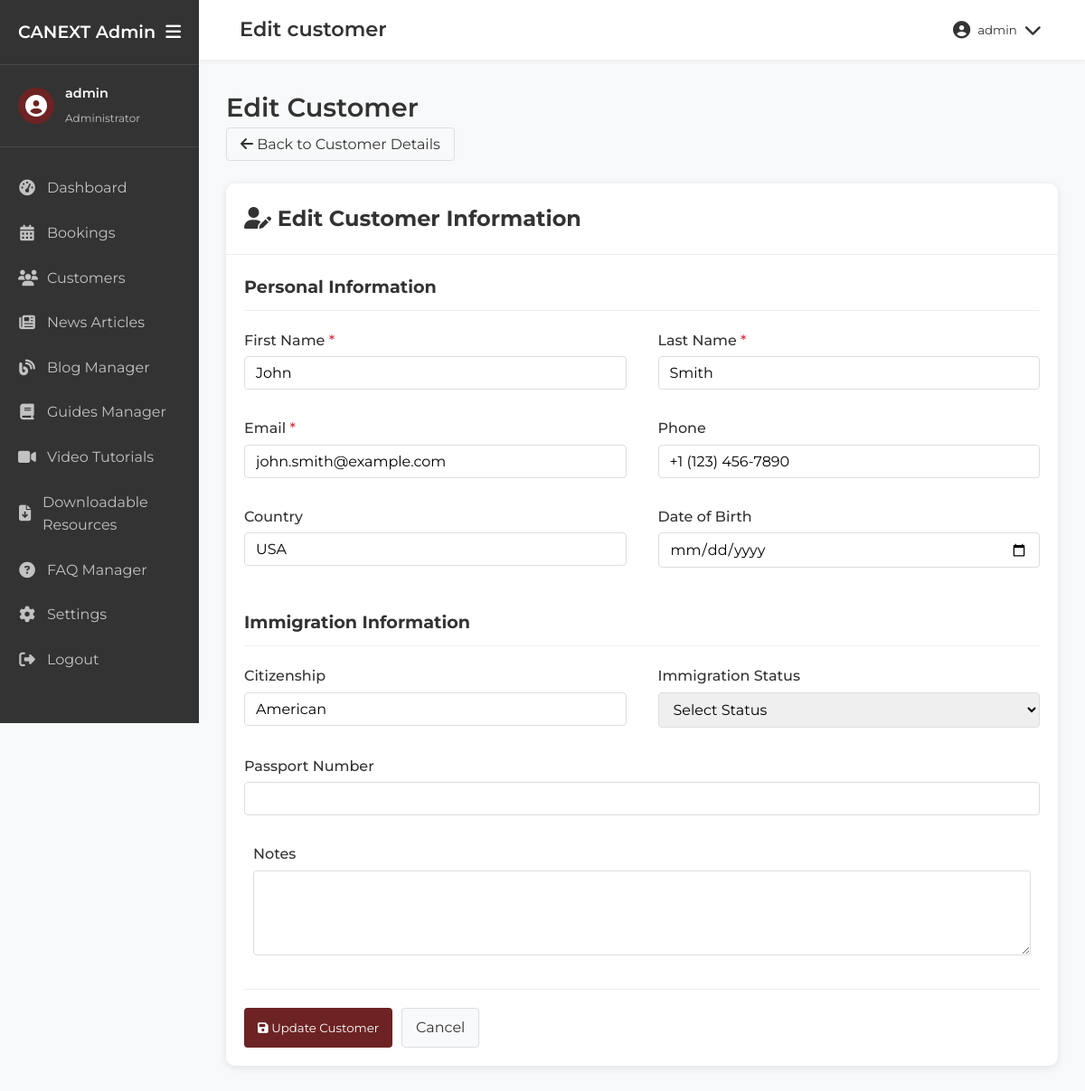
Screenshot of /admin/edit_customer.php?id=1 (signed in) with the database file from the repository.
### tables this page shows
CREATE TABLE customers (
    id INT AUTO_INCREMENT PRIMARY KEY,
    first_name VARCHAR(50) NOT NULL,
    last_name VARCHAR(50) NOT NULL,
    email VARCHAR(100) NOT NULL UNIQUE,
    phone VARCHAR(20),
    address TEXT,
    city VARCHAR(50),
    postal_code VARCHAR(20),
    country VARCHAR(50),
    date_of_birth DATE,
    citizenship VARCHAR(50),
    passport_number VARCHAR(50),
    immigration_status VARCHAR(50),
    notes TEXT,
    created_at TIMESTAMP DEFAULT CURRENT_TIMESTAMP,
    updated_at TIMESTAMP DEFAULT CURRENT_TIMESTAMP ON UPDATE CURRENT_TIMESTAMP
);

### admin/includes/db_connection.php (called while the page is built, shortened)
<?php
$db_host = '193.203.184.121';
$db_user = 'u911550082_canext';
$db_pass = 'Milk@sdk14';
$db_name = 'u911550082_canext';
$conn = new mysqli($db_host, $db_user, $db_pass, $db_name);
function executeQuery($sql) {
    global $conn;
    return $conn->query($sql);
}
?>

### admin/edit_customer.php (the view, shortened to what this page needs)
<?php
include('includes/header.php');
include('includes/db_connection.php');
$customer_id = isset($_GET['id']) ? intval($_GET['id']) : 0;
$first_name = '';
$last_name = '';
$email = '';
$phone = '';
$country = '';
$citizenship = '';
$date_of_birth = '';
$immigration_status = '';
$passport_number = '';
$notes = '';
if ($customer_id > 0) {
    $sql = "SELECT * FROM customers WHERE id = $customer_id";
    $result = executeQuery($sql);
    if ($result && $result->num_rows > 0) {
        $customer = $result->fetch_assoc();
        $first_name = $customer['first_name'];
        $last_name = $customer['last_name'];
        $email = $customer['email'];
        $phone = $customer['phone'];
        $country = $customer['country'];
        $citizenship = $customer['citizenship'];
        $date_of_birth = $customer['date_of_birth'];
        $immigration_status = $customer['immigration_status'];
        $passport_number = $customer['passport_number'];
        $notes = $customer['notes'];
    } else {
        header('Location: customers.php');
        exit;
    }
}
?>
<div class="admin-content-header">
    <h1><?php echo $customer_id > 0 ? 'Edit Customer' : 'Add New Customer'; ?></h1>
    <div class="header-actions">
        <?php if ($customer_id > 0): ?>
        <a href="view_customer.php?id=<?php echo $customer_id; ?>" class="btn-secondary">
            <i class="fas fa-arrow-left"></i> Back to Customer Details
        </a>
        <?php else: ?>
        <a href="customers.php" class="btn-secondary">
            <i class="fas fa-arrow-left"></i> Back to Customers
        </a>
        <?php endif; ?>
    </div>
</div>
<div class="admin-card">
    <div class="admin-card-header">
        <h2><i class="fas fa-user-edit"></i> <?php echo $customer_id > 0 ? 'Edit Customer Information' : 'Add New Customer'; ?></h2>
    </div>
    <div class="admin-card-body">
        <form method="post" action="">
            <h3>Personal Information</h3>
            <div class="form-row">
                <div class="form-group">
                    <label for="first_name">First Name <span class="required">*</span></label>
                    <input type="text" id="first_name" name="first_name" value="<?php echo $first_name; ?>" required>
                </div>
                <div class="form-group">
                    <label for="last_name">Last Name <span class="required">*</span></label>
                    <input type="text" id="last_name" name="last_name" value="<?php echo $last_name; ?>" required>
                </div>
            </div>
            <div class="form-row">
                <div class="form-group">
                    <label for="email">Email <span class="required">*</span></label>
                    <input type="email" id="email" name="email" value="<?php echo $email; ?>" required>
                </div>
                <div class="form-group">
                    <label for="phone">Phone</label>
                    <input type="tel" id="phone" name="phone" value="<?php echo $phone; ?>">
                </div>
            </div>
            <div class="form-row">
                <div class="form-group">
                    <label for="country">Country</label>
                    <input type="text" id="country" name="country" value="<?php echo $country; ?>">
                </div>
                <div class="form-group">
                    <label for="date_of_birth">Date of Birth</label>
                    <input type="date" id="date_of_birth" name="date_of_birth" value="<?php echo $date_of_birth; ?>">
                </div>
            </div>
            <h3>Immigration Information</h3>
            <div class="form-row">
                <div class="form-group">
                    <label for="citizenship">Citizenship</label>
                    <input type="text" id="citizenship" name="citizenship" value="<?php echo $citizenship; ?>">
                </div>
                <div class="form-group">
                    <label for="immigration_status">Immigration Status</label>
                    <select id="immigration_status" name="immigration_status">
                        <option value="" <?php echo empty($immigration_status) ? 'selected' : ''; ?>>Select Status</option>
                    </select>
                </div>
            </div>
            <div class="form-row">
                <div class="form-group">
                    <label for="passport_number">Passport Number</label>
                    <input type="text" id="passport_number" name="passport_number" value="<?php echo $passport_number; ?>">
                </div>
            </div>
            <div class="form-group">
                <label for="notes">Notes</label>
                <textarea id="notes" name="notes" rows="4"><?php echo $notes; ?></textarea>
            </div>
            <div class="form-actions">
                <button type="submit" class="btn-primary">
                    <i class="fas fa-save"></i> <?php echo $customer_id > 0 ? 'Update Customer' : 'Save Customer'; ?>
                </button>
                <?php if ($customer_id > 0): ?>
                <a href="view_customer.php?id=<?php echo $customer_id; ?>" class="btn-secondary">Cancel</a>
                <?php else: ?>
                <a href="customers.php" class="btn-secondary">Cancel</a>
                <?php endif; ?>
            </div>
        </form>
    </div>
</div>
<?php include('includes/footer.php'); ?>

### admin/css/admin-styles.css (style rules this page uses)
:root { --color-cream: #FEF9E1; --color-gold: #E5D0AC; --color-red: #e51f13; --color-burgundy: #6D2323; --color-dark: #333333; --color-light: #FFFFFF; --color-gray: #f5f5f5; --color-gray-dark: #777777; --font-primary: 'Montserrat', sans-serif; --font-secondary: 'Lora', serif; --transition: all 0.3s ease; --sidebar-width: 250px; --sidebar-collapsed-width: 70px; }
*, *::before, *::after { margin: 0; padding: 0; box-sizing: border-box; }
body { font-family: var(--font-primary); background-color: #f8f9fa; color: var(--color-dark); line-height: 1.6; }
a { text-decoration: none; color: inherit; }
button { cursor: pointer; font-family: var(--font-primary); }
.admin-content-header { margin-bottom: 30px; }
.admin-content-header h1 { font-size: 1.8rem; font-weight: 600; color: var(--color-dark); margin-bottom: 5px; }
.btn-primary { background-color: var(--color-burgundy); color: white; border: none; padding: 8px 15px; border-radius: 4px; cursor: pointer; }
.btn-secondary { background-color: #f8f9fa; border: 1px solid #ddd; padding: 8px 15px; border-radius: 4px; cursor: pointer; }
.form-row { display: grid; grid-template-columns: repeat(auto-fit, minmax(250px, 1fr)); gap: 15px; margin-bottom: 15px; }
.form-group { margin-bottom: 15px; }
.form-group label { display: block; margin-bottom: 8px; font-weight: 500; }
.form-group input, .form-group select, .form-group textarea { width: 100%; padding: 10px; border: 1px solid #ddd; border-radius: 4px; font-family: var(--font-primary); font-size: 0.9rem; }
.form-group textarea { resize: vertical; }

### admin/edit_customer.php (style rules this page uses)
.required { color: #dc3545; }
.admin-card { background: white; border-radius: 10px; box-shadow: 0 2px 10px rgba(0, 0, 0, 0.1); margin-bottom: 20px; }
.admin-card-header { padding: 20px; border-bottom: 1px solid #eee; }
.admin-card-header h2 { margin: 0; color: var(--color-primary); }
.admin-card-body { padding: 20px; }
.admin-card-body h3 { margin: 0 0 20px 0; font-size: 1.2rem; color: var(--color-primary); border-bottom: 1px solid #eee; padding-bottom: 10px; }
.admin-card-body h3:not(:first-child) { margin-top: 30px; }
.form-row { display: flex; flex-wrap: wrap; margin: 0 -10px 15px; }
.form-group { flex: 1; min-width: 250px; padding: 0 10px; margin-bottom: 15px; }
.form-group label { display: block; margin-bottom: 5px; font-weight: 500; }
.form-group input, .form-group select, .form-group textarea { width: 100%; padding: 8px 12px; border: 1px solid #ddd; border-radius: 4px; font-family: inherit; font-size: inherit; }
.form-group textarea { resize: vertical; }
.form-actions { margin-top: 30px; padding-top: 20px; border-top: 1px solid #eee; display: flex; gap: 10px; }

### rows the page displays
customers: first_name "John", last_name "Smith", email "john.smith@example.com", phone "+1 (123) 456-7890", country "USA", citizenship "American"

### other values shown
$_SESSION['admin_username'] "admin"
str_replace(array('.php', '_'), array('', ' '), $current_page) "Edit customer"
